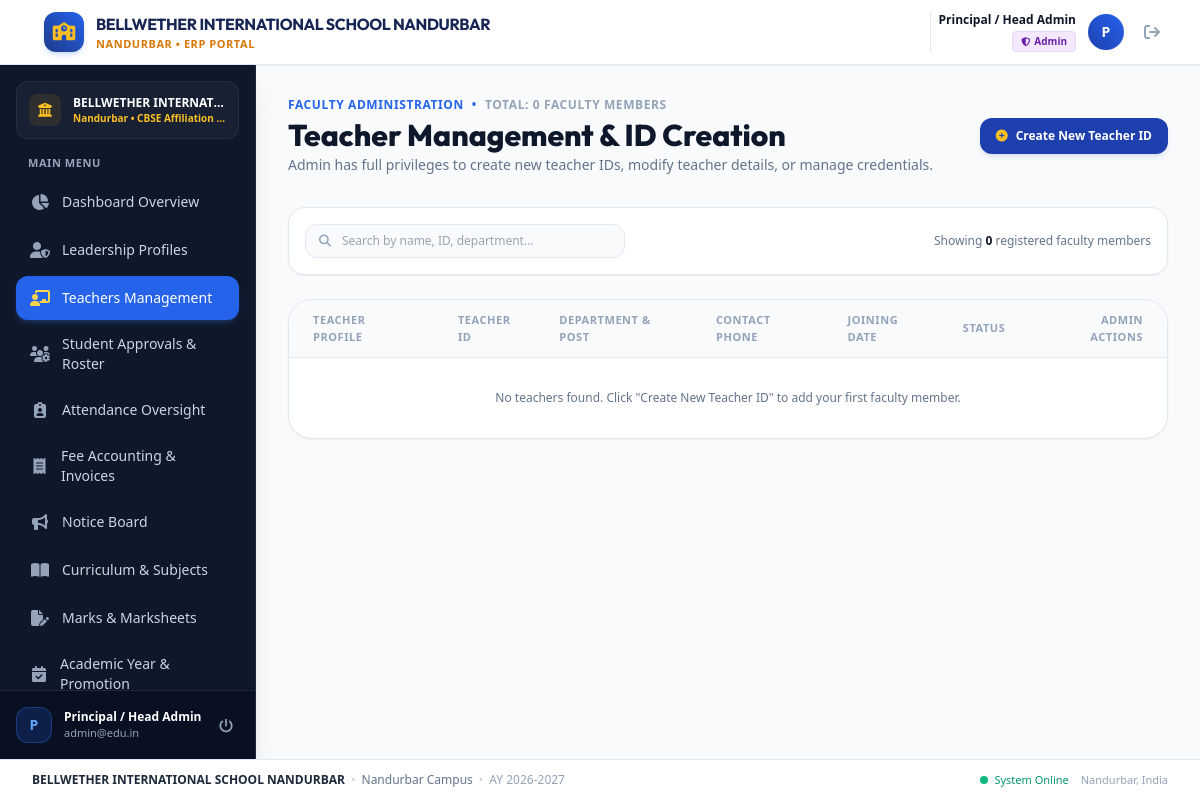
Page /admin/teachers.php (signed in) on the earlier database version.
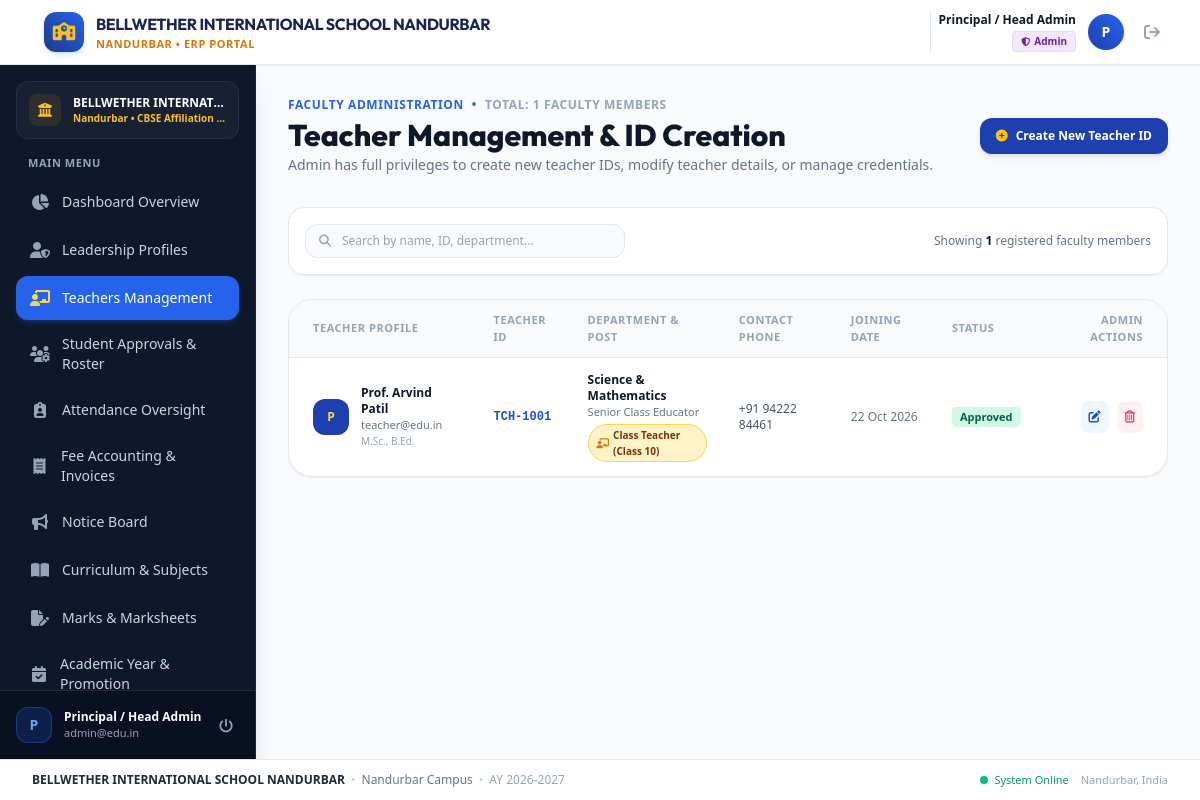
Same page on the later database version.
### tables this page shows
CREATE TABLE teachers (
            id INTEGER PRIMARY KEY AUTOINCREMENT,
            user_id INTEGER UNIQUE NOT NULL,
            teacher_code TEXT UNIQUE NOT NULL,
            full_name TEXT NOT NULL,
            gender TEXT,
            phone TEXT,
            department TEXT NOT NULL,
            designation TEXT,
            qualification TEXT,
            joining_date TEXT, assigned_class TEXT DEFAULT NULL, photo TEXT DEFAULT NULL,
            FOREIGN KEY (user_id) REFERENCES users(id) ON DELETE CASCADE
        );

CREATE TABLE "users" (
            id INTEGER PRIMARY KEY AUTOINCREMENT,
            username TEXT UNIQUE NOT NULL,
            email TEXT UNIQUE NOT NULL,
            password TEXT NOT NULL,
            role TEXT CHECK(role IN ('admin', 'principal', 'vice_principal', 'teacher', 'student')) NOT NULL,
            status TEXT CHECK(status IN ('pending', 'approved', 'rejected', 'active', 'inactive')) DEFAULT 'approved',
            created_at DATETIME DEFAULT CURRENT_TIMESTAMP,
            updated_at DATETIME DEFAULT CURRENT_TIMESTAMP
        );

### admin/teachers.php (the view, shortened to what the changed rows need)
<?php
require_once __DIR__ . '/../includes/auth.php';
$teachers = $pdo->query("
    SELECT t.*, u.username, u.email, u.status, u.created_at as user_created
    FROM teachers t
    JOIN users u ON t.user_id = u.id
    ORDER BY t.id DESC
")->fetchAll();
?>
<?php
require_once __DIR__ . '/../includes/header.php';
require_once __DIR__ . '/../includes/sidebar.php';
?>
<main class="flex-1 overflow-y-auto bg-slate-50 p-4 sm:p-6 lg:p-8">
    <div class="flex flex-col sm:flex-row sm:items-center justify-between gap-4 mb-8">
        <div>
            <div class="flex items-center space-x-2 text-xs font-bold text-blue-600 uppercase tracking-wider mb-1">
                <span>Faculty Administration</span>
                <span>&bull;</span>
                <span class="text-slate-400">Total: <?= count($teachers) ?> Faculty Members</span>
            </div>
            <h1 class="text-2xl sm:text-3xl font-extrabold text-slate-900 font-['Outfit']">
                Teacher Management &amp; ID Creation
            </h1>
        </div>
    </div>
    <div class="bg-white p-4 rounded-2xl border border-slate-200 shadow-sm mb-6 flex flex-col sm:flex-row items-center justify-between gap-4">
        <div class="text-xs text-slate-500">
            Showing <strong class="text-slate-900"><?= count($teachers) ?></strong> registered faculty members
        </div>
    </div>
    <div class="bg-white rounded-3xl border border-slate-200 shadow-sm overflow-hidden">
        <div class="overflow-x-auto">
            <table id="teachersTable" class="w-full text-left border-collapse">
                <thead>
                    <tr class="bg-slate-50 text-[11px] font-bold text-slate-400 uppercase tracking-wider border-b border-slate-200">
                        <th class="py-3 px-4 sm:px-6">Teacher Profile</th>
                        <th class="py-3 px-4">Teacher ID</th>
                        <th class="py-3 px-4">Department &amp; Post</th>
                        <th class="py-3 px-4">Contact Phone</th>
                        <th class="py-3 px-4">Joining Date</th>
                        <th class="py-3 px-4">Status</th>
                        <th class="py-3 px-4 sm:px-6 text-right">Admin Actions</th>
                    </tr>
                </thead>
                <tbody class="divide-y divide-slate-100 text-xs">
                    <?php if (empty($teachers)): ?>
                        <tr>
                            <td colspan="7" class="py-8 text-center text-slate-500">
                                No teachers found. Click "Create New Teacher ID" to add your first faculty member.
                            </td>
                        </tr>
                    <?php endif; ?>
                    <?php foreach ($teachers as $t): ?>
                        <tr class="hover:bg-slate-50/70 transition">
                            <td class="py-3.5 px-4 sm:px-6">
                                <div class="flex items-center space-x-3">
                                    <?php if (!empty($t['photo']) && file_exists(__DIR__ . '/../' . ltrim($t['photo'], '/'))): ?>
                                        <img src="<?= htmlspecialchars($t['photo']) ?>" alt="Photo" class="w-9 h-9 rounded-xl object-cover border border-amber-300 shadow-2xs shrink-0">
                                    <?php else: ?>
                                        <div class="w-9 h-9 rounded-xl bg-navy-800 text-amber-300 flex items-center justify-center font-bold text-xs shrink-0">
                                            <?= strtoupper(substr($t['full_name'], 0, 1)) ?>
                                        </div>
                                    <?php endif; ?>
                                    <div>
                                        <div class="font-bold text-slate-900"><?= htmlspecialchars($t['full_name']) ?></div>
                                        <div class="text-[11px] text-slate-500"><?= htmlspecialchars($t['email']) ?></div>
                                        <div class="text-[10px] text-slate-400"><?= htmlspecialchars($t['qualification'] ?: 'Faculty') ?></div>
                                    </div>
                                </div>
                            </td>
                            <td class="py-3.5 px-4 font-mono font-bold text-blue-700">
                                <?= htmlspecialchars($t['teacher_code']) ?>
                            </td>
                            <td class="py-3.5 px-4">
                                <div class="font-semibold text-slate-900"><?= htmlspecialchars($t['department']) ?></div>
                                <div class="text-[11px] text-slate-500"><?= htmlspecialchars($t['designation'] ?: 'Teacher') ?></div>
                                <?php if (!empty($t['assigned_class'])): ?>
                                    <div class="mt-1">
                                        <span class="inline-flex items-center px-2 py-0.5 rounded-full text-[10px] font-extrabold bg-amber-100 text-amber-900 border border-amber-300">
                                            <i class="fa-solid fa-chalkboard-user mr-1 text-amber-600"></i> Class Teacher (<?= htmlspecialchars($t['assigned_class']) ?>)
                                        </span>
                                    </div>
                                <?php endif; ?>
                            </td>
                            <td class="py-3.5 px-4 text-slate-600">
                                <?= htmlspecialchars($t['phone'] ?: 'N/A') ?>
                            </td>
                            <td class="py-3.5 px-4 text-slate-500">
                                <?= date('d M Y', strtotime($t['joining_date'] ?: $t['user_created'])) ?>
                            </td>
                            <td class="py-3.5 px-4">
                                <span class="inline-flex items-center px-2 py-0.5 rounded text-[11px] font-bold <?= $t['status'] === 'approved' ? 'bg-emerald-100 text-emerald-800' : 'bg-slate-100 text-slate-700' ?>">
                                    <?= ucfirst($t['status']) ?>
                                </span>
                            </td>
                            <td class="py-3.5 px-4 sm:px-6 text-right">
                                <div class="flex items-center justify-end space-x-2">
                                    <button type="button"
                                            onclick='openEditTeacherModal(<?= htmlspecialchars(json_encode($t), ENT_QUOTES, "UTF-8") ?>)'
                                            class="p-2 rounded-lg bg-blue-50 text-blue-700 hover:bg-blue-100 font-semibold text-xs transition" title="Edit Teacher Details">
                                        <i class="fa-solid fa-pen-to-square"></i>
                                    </button>
                                    <form method="POST" action="teachers.php" onsubmit="return confirm('Are you sure you want to delete this teacher account? This action cannot be undone.');">
                                        <button type="submit" class="p-2 rounded-lg bg-rose-50 text-rose-600 hover:bg-rose-100 text-xs transition" title="Delete Teacher">
                                            <i class="fa-regular fa-trash-can"></i>
                                        </button>
                                    </form>
                                </div>
                            </td>
                        </tr>
                    <?php endforeach; ?>
                </tbody>
            </table>
        </div>
    </div>
</main>
<?php require_once __DIR__ . '/../includes/footer.php'; ?>

### includes/sidebar.php (shortened to what the changed rows need)
<?php
$current_uri = $_SERVER['REQUEST_URI'];
$nav_items = [];
?>
<aside id="sidebar" class="fixed inset-y-0 left-0 z-40 w-64 bg-slate-900 text-slate-300 transform -translate-x-full lg:translate-x-0 lg:static lg:inset-auto transition-transform duration-200 ease-in-out flex flex-col justify-between shrink-0 shadow-xl border-r border-slate-800 no-print">
    <div class="p-4 flex-1 flex flex-col overflow-y-auto">
        <div class="space-y-1">
            <?php foreach ($nav_items as $item): ?>
                <a href="<?= $item['url'] ?>"
                   class="flex items-center justify-between px-3.5 py-2.5 rounded-xl font-medium text-sm transition-all group <?= $item['active'] ? 'bg-navy-600 text-white shadow-md shadow-blue-500/20' : 'text-slate-300 hover:bg-slate-800 hover:text-white' ?>">
                    <div class="flex items-center space-x-3">
                        <i class="<?= $item['icon'] ?> text-base w-5 text-center <?= $item['active'] ? 'text-amber-300' : 'text-slate-400 group-hover:text-blue-400' ?>"></i>
                        <span><?= $item['title'] ?></span>
                    </div>
                </a>
            <?php endforeach; ?>
        </div>
    </div>
</aside>

Differences in the rows shown:
added teachers: full_name "P", full_name "Prof. Arvind Patil", user.email "teacher@edu.in", qualification "M.Sc., B.Ed.", teacher_code "TCH-1001", department "Science & Mathematics", designation "Senior Class Educator", assigned_class "Class 10", phone "+91 94222 84461", joining_date.created_at "22 Oct 2026", user.status "Approved"
Other differences:
count($teachers): "0" → "1"
text no longer shown: "No teachers found. Click \"Create New Teacher ID\" to add your first faculty member."
